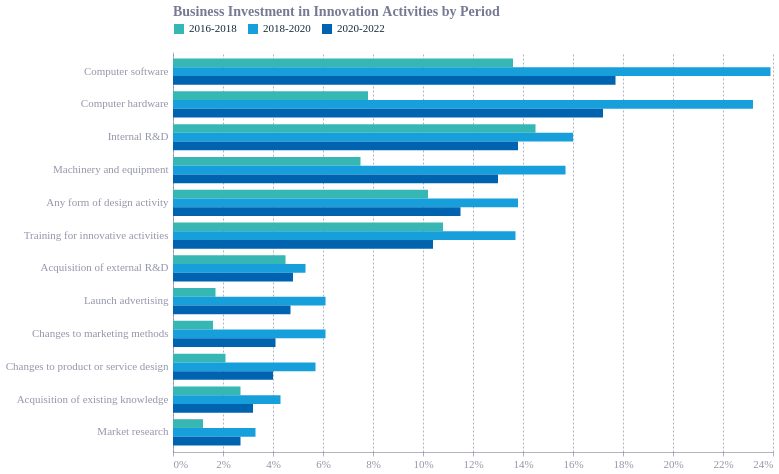

Here is the notebook cell this chart was saved with:
### Code cell
chart = alt.Chart(ii_long).mark_bar().encode(
    y=alt.Y('innovation_activity:N', sort='-x'),
    x=alt.X('percentage:Q', axis=alt.Axis(format='%')),
    color=alt.Color(
        'period:N',
        scale=alt.Scale(
            domain=['2016-2018', '2018-2020', '2020-2022'],
            range=['#36b7b4','#179fdb','#0063af']
        ),
        legend=alt.Legend(orient='top')
    ),
    yOffset='period:N'
).properties(
    width=600,
    height=400,
    title='Business Investment in Innovation Activities by Period'
).interactive()

chart.show()
chart.save('innovation_investment_chart.png', scale_factor=2.0)

### Figure 1 — Vega-Lite specification as saved in the notebook (floating-point values rounded to 4 significant figures)
{"config": {"font": "Circular Std", "text": {"color": "#676A86", "align": "left", "baseline": "middle", "dx": 7, "dy": 0, "fontSize": 11}, "view": {"stroke": null, "continuousWidth": 400, "continuousHeight": 300, "discreteWidth": 400, "discreteHeight": 300}, "range": {"category": ["#36B7B4", "#E6224B", "#F4C245", "#0063AF", "#00A767", "#179FDB", "#EB5C2E"], "diverging": ["#E6224B", "#E54753", "#C9C9C9", "#179FDB", "#122B39"], "heatmap": ["#C9C9C9", "#179FDB", "#0063AF", "#122B39"], "ordinal": ["#00A767", "#36B7B4", "#179FDB", "#0063AF", "#243B5A"]}, "bar": {"color": "#179fdb"}, "line": {"color": "#e6224b"}, "rule": {"color": "#676A86"}, "area": {"opacity": 0.3}, "point": {"filled": true, "size": 80, "color": "#e6224b", "opacity": 0.95}, "geoshape": {"stroke": "white", "strokeWidth": 0.3}, "rect": {"fill": "#d6d4d4", "opacity": 0.3}, "axis": {"labelColor": "#676A86", "labelFontSize": 11, "labelFont": "Circular Std", "labelOpacity": 0.7, "tickColor": "#676A86", "tickOpacity": 0.5, "domainColor": "#676A86", "domainOpacity": 0.5, "gridColor": "#676A86", "gridDash": [2, 2], "gridOpacity": 0.5, "title": null, "titleColor": "#676A86", "titleOpacity": 0.8, "tickSize": 4}, "axisXDiscrete": {"grid": false, "labelAngle": 0, "tickCount": 10, "tickOpacity": 0.5, "title": null}, "axisYDiscrete": {"ticks": false, "labelPadding": 5}, "axisXTemporal": {"grid": false, "ticks": true}, "axisXQuantitative": {"grid": true}, "axisYQuantitative": {"gridColor": "#676A86", "gridDash": [1, 5], "gridOpacity": 0.5, "ticks": false, "labelPadding": 5, "tickCount": 8, "titleAngle": 0, "titleAlign": "left", "titleBaseline": "bottom", "titleX": 0, "titleY": -5}, "title": {"color": "#676A86E6", "subtitleColor": "#676A86", "font": "Circular Std", "subtitleFont": "Circular Std", "anchor": "start", "fontSize": 14, "subtitleFontSize": 12, "subtitlePadding": 4, "offset": 0, "frame": "group"}, "legend": {"titleColor": "#122b39", "title": null, "labelColor": "#122b39", "labelFontSize": 11}}, "data": {"name": "data-e2a1373d5687a96769b03dd2304b9bb9"}, "mark": {"type": "bar"}, "encoding": {"color": {"field": "period", "legend": {"orient": "top"}, "scale": {"domain": ["2016-2018", "2018-2020", "2020-2022"], "range": ["#36b7b4", "#179fdb", "#0063af"]}, "type": "nominal"}, "x": {"axis": {"format": "%"}, "field": "percentage", "type": "quantitative"}, "y": {"field": "innovation_activity", "sort": "-x", "type": "nominal"}, "yOffset": {"field": "period", "type": "nominal"}}, "height": 400, "params": [{"name": "param_1", "select": {"type": "interval", "encodings": ["x", "y"]}, "bind": "scales"}], "title": "Business Investment in Innovation Activities by Period", "width": 600, "$schema": "https://vega.github.io/schema/vega-lite/v5.20.1.json", "datasets": {"data-e2a1373d5687a96769b03dd2304b9bb9": [{"innovation_activity": "Computer software", "period": "2016-2018", "percentage": 0.136}, {"innovation_activity": "Computer hardware", "period": "2016-2018", "percentage": 0.078}, {"innovation_activity": "Internal R&D", "period": "2016-2018", "percentage": 0.145}, {"innovation_activity": "Machinery and equipment", "period": "2016-2018", "percentage": 0.075}, {"innovation_activity": "Any form of design activity", "period": "2016-2018", "percentage": 0.102}, {"innovation_activity": "Training for innovative activities", "period": "2016-2018", "percentage": 0.108}, {"innovation_activity": "Acquisition of external R&D", "period": "2016-2018", "percentage": 0.045}, {"innovation_activity": "Launch advertising", "period": "2016-2018", "percentage": 0.017}, {"innovation_activity": "Changes to marketing methods", "period": "2016-2018", "percentage": 0.016}, {"innovation_activity": "Changes to product or service design", "period": "2016-2018", "percentage": 0.021}, {"innovation_activity": "Acquisition of existing knowledge", "period": "2016-2018", "percentage": 0.027}, {"innovation_activity": "Market research", "period": "2016-2018", "percentage": 0.012}, {"innovation_activity": "Computer software", "period": "2018-2020", "percentage": 0.239}, {"innovation_activity": "Computer hardware", "period": "2018-2020", "percentage": 0.232}, {"innovation_activity": "Internal R&D", "period": "2018-2020", "percentage": 0.16}, {"innovation_activity": "Machinery and equipment", "period": "2018-2020", "percentage": 0.157}, {"innovation_activity": "Any form of design activity", "period": "2018-2020", "percentage": 0.138}, {"innovation_activity": "Training for innovative activities", "period": "2018-2020", "percentage": 0.137}, {"innovation_activity": "Acquisition of external R&D", "period": "2018-2020", "percentage": 0.053}, {"innovation_activity": "Launch advertising", "period": "2018-2020", "percentage": 0.061}, {"innovation_activity": "Changes to marketing methods", "period": "2018-2020", "percentage": 0.061}, {"innovation_activity": "Changes to product or service design", "period": "2018-2020", "percentage": 0.057}, {"innovation_activity": "Acquisition of existing knowledge", "period": "2018-2020", "percentage": 0.043}, {"innovation_activity": "Market research", "period": "2018-2020", "percentage": 0.033}, {"innovation_activity": "Computer software", "period": "2020-2022", "percentage": 0.177}, {"innovation_activity": "Computer hardware", "period": "2020-2022", "percentage": 0.172}, {"innovation_activity": "Internal R&D", "period": "2020-2022", "percentage": 0.138}, {"innovation_activity": "Machinery and equipment", "period": "2020-2022", "percentage": 0.13}, {"innovation_activity": "Any form of design activity", "period": "2020-2022", "percentage": 0.115}, {"innovation_activity": "Training for innovative activities", "period": "2020-2022", "percentage": 0.104}, {"innovation_activity": "Acquisition of external R&D", "period": "2020-2022", "percentage": 0.048}, {"innovation_activity": "Launch advertising", "period": "2020-2022", "percentage": 0.047}, {"innovation_activity": "Changes to marketing methods", "period": "2020-2022", "percentage": 0.041}, {"innovation_activity": "Changes to product or service design", "period": "2020-2022", "percentage": 0.04}, {"innovation_activity": "Acquisition of existing knowledge", "period": "2020-2022", "percentage": 0.032}, {"innovation_activity": "Market research", "period": "2020-2022", "percentage": 0.027}]}}
